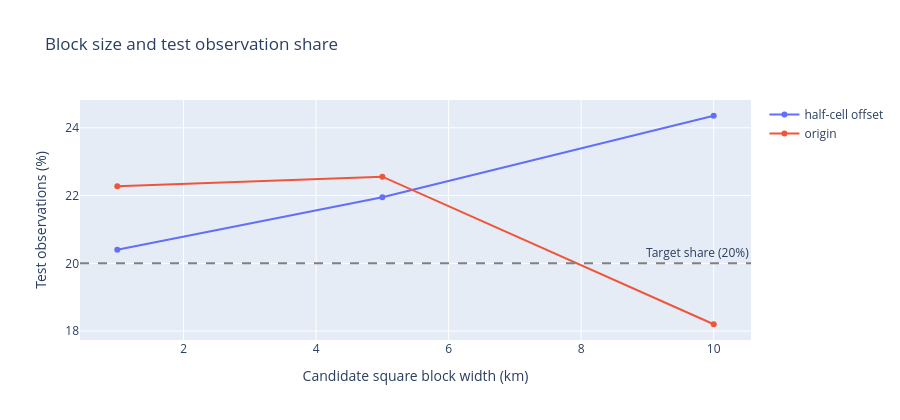
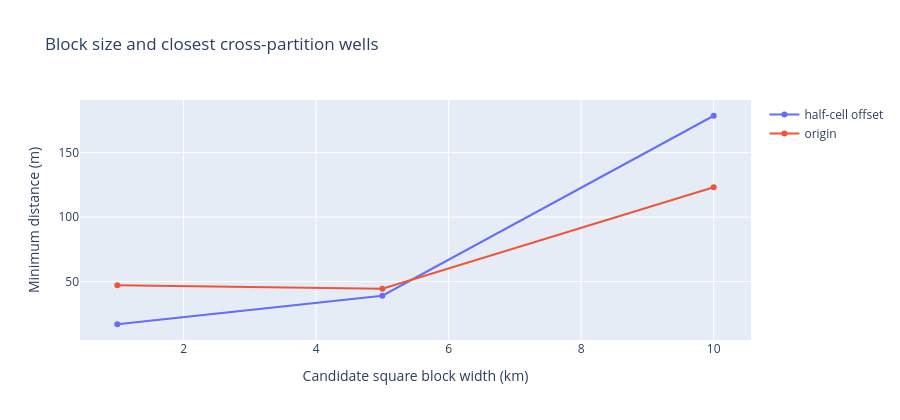

The code cell stored with these charts, in order, in its notebook:
### Markdown cell above
## 6. Compare block sizes and grid origins

The notebook compares 1, 5, and 10 km square grids from the origin and a half-cell offset. For each candidate, a fixed-seed 20% block holdout is drawn. The table reports occupied blocks, wells and observations in each set, balance, and cross-set proximity. These are candidates for discussion, not tuned choices or a final validation design.

### Code cell
block_results = []
block_assignments = {}
for size_m in [1_000, 5_000, 10_000]:
    for offset_fraction, label in [(0.0, "origin"), (0.5, "half-cell offset")]:
        train_ids, test_ids, ids_by_site = block_partition(
            site_frame, size_m, offset_fraction=offset_fraction, seed=RANDOM_SEED
        )
        train_rows = np.flatnonzero(observations.gm_well_id.isin(train_ids).to_numpy())
        test_rows = np.flatnonzero(observations.gm_well_id.isin(test_ids).to_numpy())
        metrics = diagnose_split(
            f"{size_m/1000:g} km, {label}", train_rows, test_rows,
            train_ids, test_ids, ids_by_site,
        )
        metrics["block_size_km"] = size_m / 1_000
        metrics["grid_origin"] = label
        metrics["occupied_blocks"] = ids_by_site.nunique()
        metrics["test_observation_share_pct"] = 100 * len(test_rows) / len(observations)
        block_results.append(metrics)
        block_assignments[(size_m, label)] = (train_ids, test_ids)
block_comparison = pd.DataFrame(block_results)
display(block_comparison[[
    "block_size_km", "grid_origin", "occupied_blocks", "train_blocks", "test_blocks",
    "train_wells", "test_wells", "train_observations", "test_observations",
    "test_observation_share_pct", "well_ID_overlap", "min_distance_different_wells_m",
    "median_nearest_training_well_m", *[f"test_wells_with_train_within_{x}m_pct" for x in [20,30,100,500,1000]],
]].round(2))


fig = go.Figure()
for origin, group in block_comparison.groupby("grid_origin"):
    fig.add_trace(go.Scatter(x=group.block_size_km, y=group.test_observation_share_pct, mode="lines+markers", name=origin))
fig.add_hline(y=TEST_FRACTION*100, line_dash="dash", line_color="gray", annotation_text="Target share (20%)")
fig.update_layout(height=420, title="Block size and test observation share", xaxis_title="Candidate square block width (km)", yaxis_title="Test observations (%)")
display(fig)


fig = go.Figure()
for origin, group in block_comparison.groupby("grid_origin"):
    fig.add_trace(go.Scatter(x=group.block_size_km, y=group.min_distance_different_wells_m, mode="lines+markers", name=origin))
fig.update_layout(height=420, title="Block size and closest cross-partition wells", xaxis_title="Candidate square block width (km)", yaxis_title="Minimum distance (m)")
display(fig)

### Figure 1 — Plotly figure (JSON) as saved in the notebook; plotly's stock layout.template omitted (floating-point values rounded to 4 significant figures)
{"data": [{"mode": "lines+markers", "name": "half-cell offset", "type": "scatter", "x": [1.0, 5.0, 10.0], "y": [20.4, 21.95, 24.36]}, {"mode": "lines+markers", "name": "origin", "type": "scatter", "x": [1.0, 5.0, 10.0], "y": [22.27, 22.56, 18.2]}], "layout": {"annotations": [{"showarrow": false, "text": "Target share (20%)", "x": 1, "xanchor": "right", "xref": "x domain", "y": 20, "yanchor": "bottom", "yref": "y"}], "height": 420, "shapes": [{"line": {"color": "gray", "dash": "dash"}, "type": "line", "x0": 0, "x1": 1, "xref": "x domain", "y0": 20, "y1": 20, "yref": "y"}], "title": {"text": "Block size and test observation share"}, "xaxis": {"title": {"text": "Candidate square block width (km)"}}, "yaxis": {"title": {"text": "Test observations (%)"}}}}

### Figure 2 — Plotly figure (JSON) as saved in the notebook; plotly's stock layout.template omitted (floating-point values rounded to 4 significant figures)
{"data": [{"mode": "lines+markers", "name": "half-cell offset", "type": "scatter", "x": [1.0, 5.0, 10.0], "y": [16.93, 39.06, 178.6]}, {"mode": "lines+markers", "name": "origin", "type": "scatter", "x": [1.0, 5.0, 10.0], "y": [47.16, 44.54, 123.2]}], "layout": {"height": 420, "title": {"text": "Block size and closest cross-partition wells"}, "xaxis": {"title": {"text": "Candidate square block width (km)"}}, "yaxis": {"title": {"text": "Minimum distance (m)"}}}}
